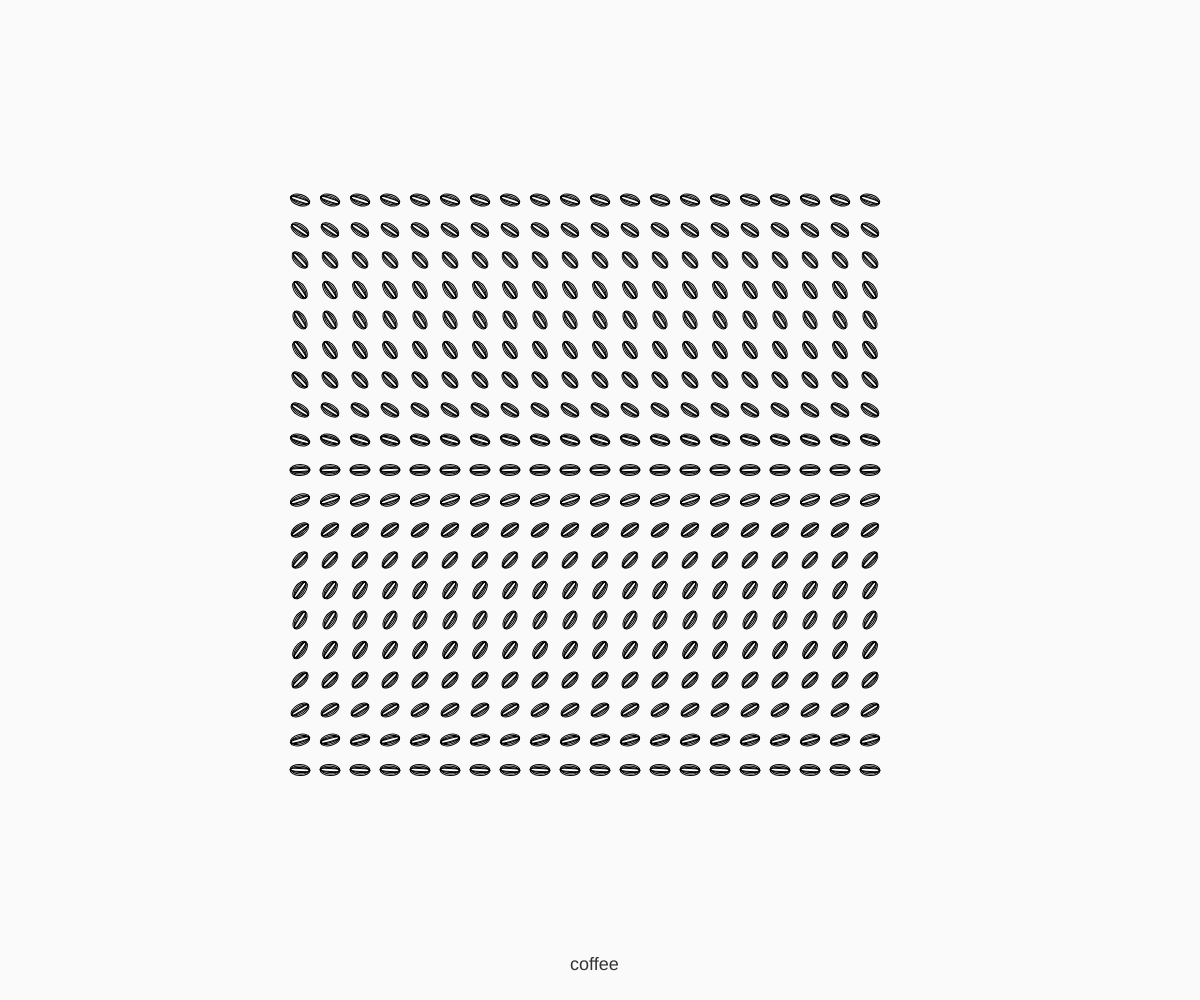
Frame 1 (no input)
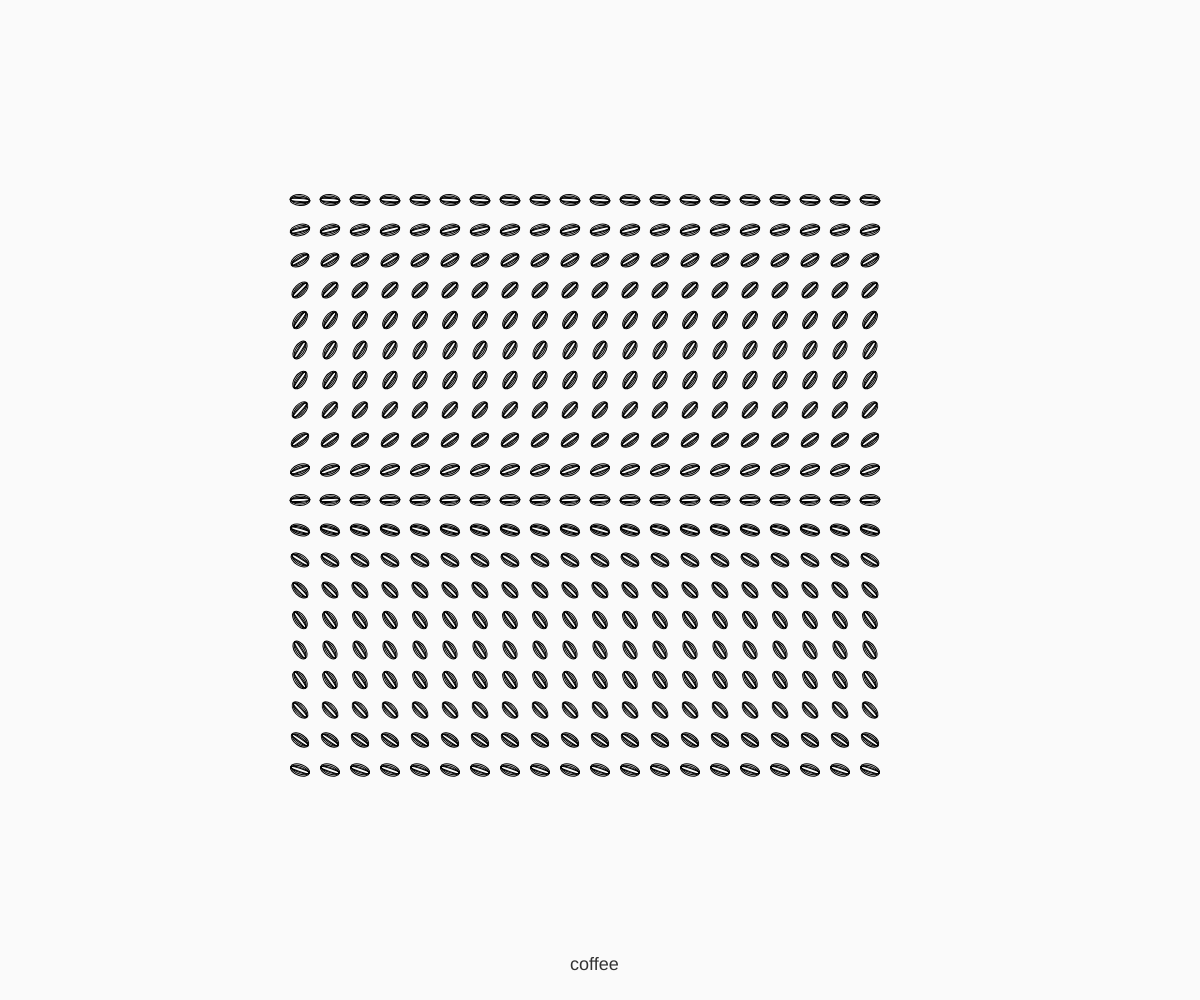
Frame 60 (no input)
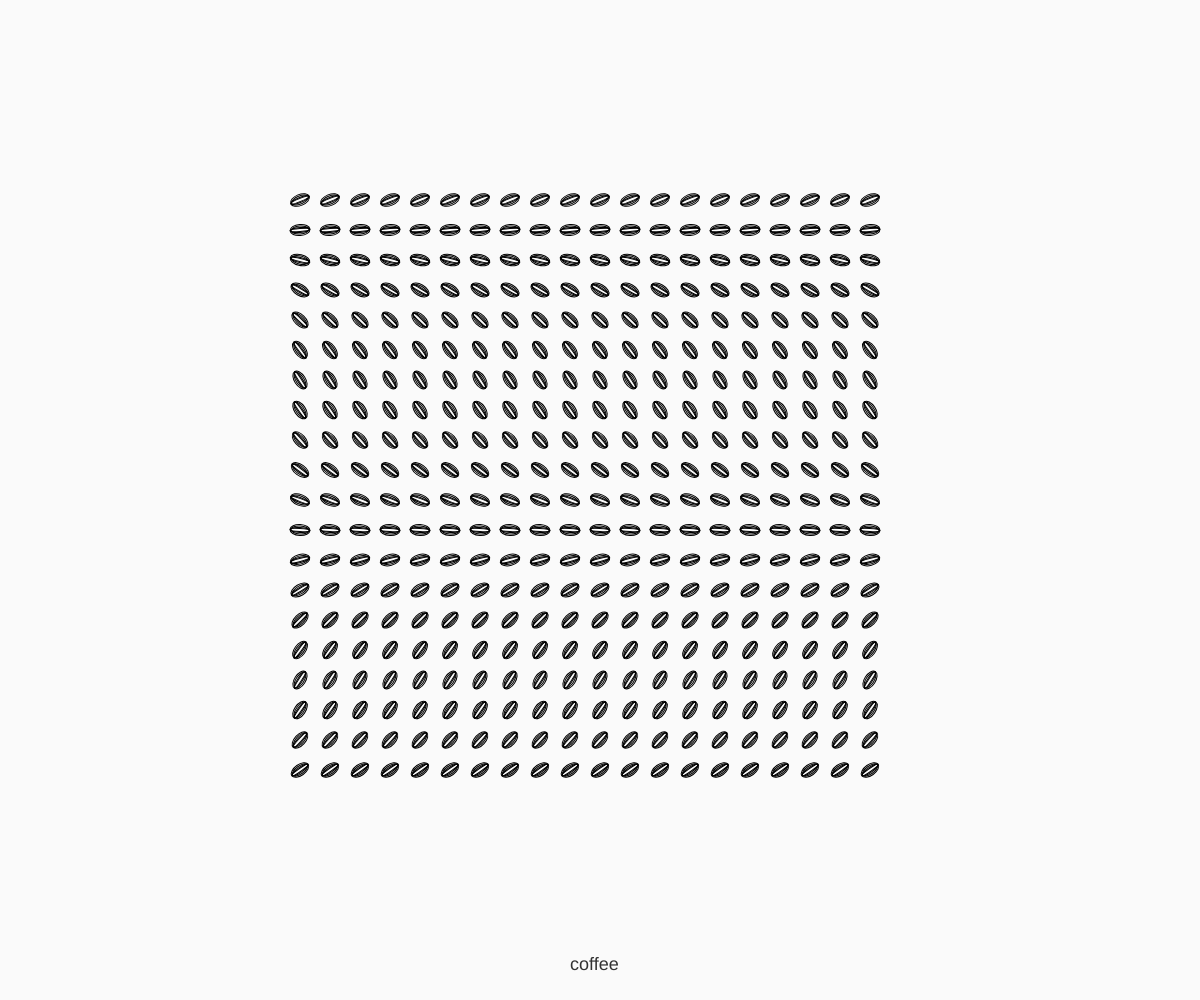
Frame 120 (the mouse pressed at the canvas centre since frame 60)

The p5.js sketch that drew these frames (run headless with seeded random() and noise() and a simulated clock; from frame 60 on, the mouse is pressed at the canvas centre):

// p5.js sketch
// ── sketch.js

var a = 0;

function setup(){
  createCanvas(windowWidth, windowHeight);
  textSize(18);
  noCursor();
  smooth(2);
}

function draw(){
  background(250);
  noFill();
  for(var y = 0; y < 20; y++){
    a += 0.3165;
    for(var x = 0; x < 20; x++){
      push();
      translate((x * 30) + width/2 - 300, (y * 30) + height/2 - 300);
      rotate(sin(a % TWO_PI));
      ellipse(0, 0, 20, 11);
      ellipse(0, 0, 20, 3);
      ellipse(0, 0, 19, 5);
      ellipse(0, 0, 18, 8);
      pop();
    }
  }
  fill(50);
  text("coffee", width/2 - 30, height - 30);
}
